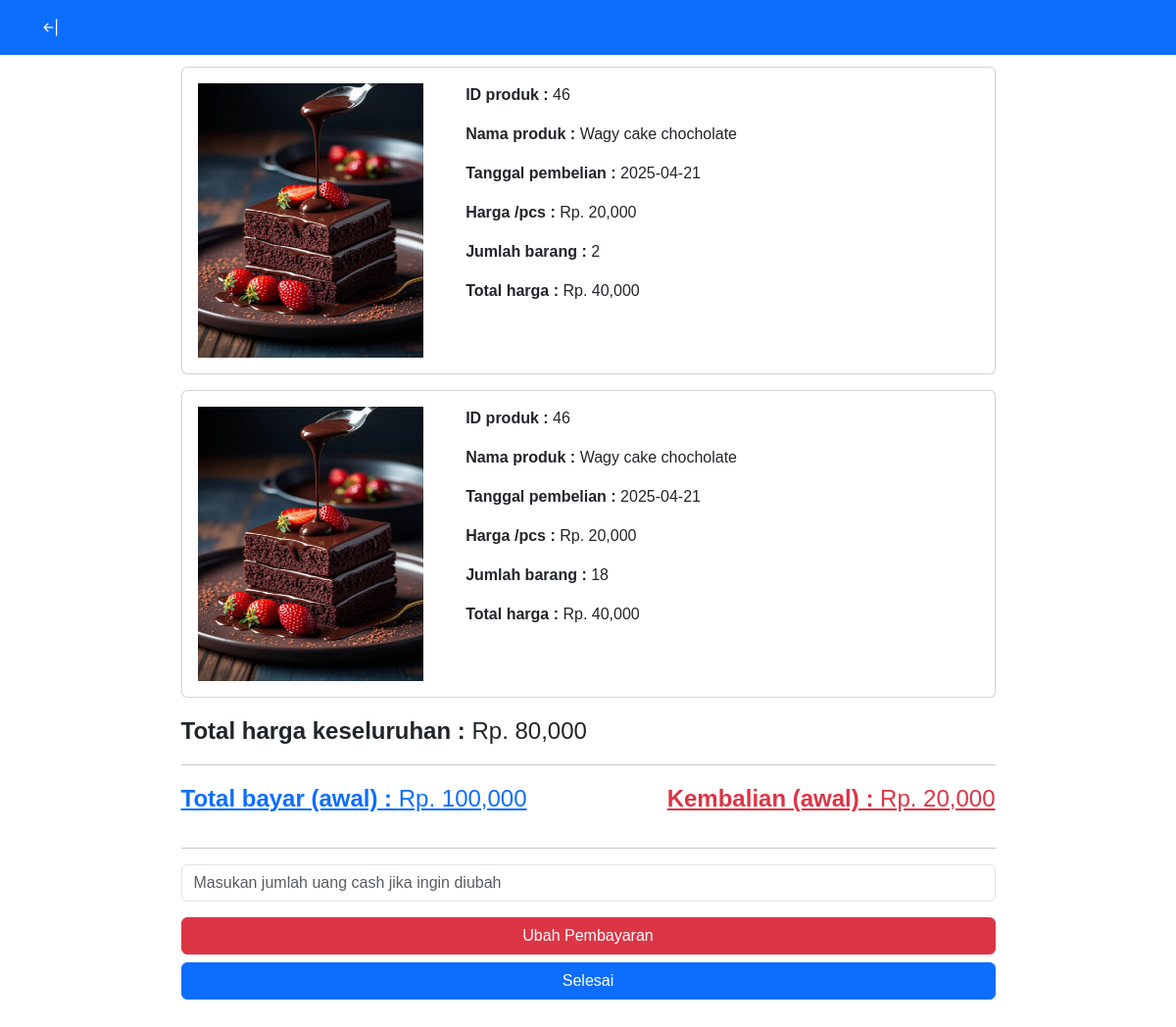
Page /transaksi/edit.php?id_transaksi=83 on the committed database.
### tables this page shows
CREATE TABLE `produk` (
  `id_produk` int(11) NOT NULL,
  `nama_produk` varchar(255) NOT NULL,
  `harga` int(100) NOT NULL,
  `stok` int(11) NOT NULL,
  `terakhir_direstok` date NOT NULL,
  `barang_terjual` int(11) NOT NULL,
  `deskripsi` text NOT NULL,
  `foto` varchar(255) NOT NULL
);

CREATE TABLE `transaksi` (
  `id_transaksi` int(11) NOT NULL,
  `id_produk` int(11) NOT NULL,
  `nama_produk` varchar(255) NOT NULL,
  `hargaPCS` int(100) NOT NULL,
  `jumlah` int(11) NOT NULL,
  `total` int(100) NOT NULL,
  `total_kes` int(11) NOT NULL,
  `tanggal` date NOT NULL,
  `bayar` int(100) NOT NULL,
  `kembalian` int(100) NOT NULL
);

CREATE TABLE `barang` (
  `id_barang` int(11) NOT NULL,
  `id_transaksi` int(11) NOT NULL,
  `id_produk` int(11) NOT NULL,
  `nama_produk` varchar(255) NOT NULL,
  `jumlah` int(11) NOT NULL,
  `hargaPCS` int(11) NOT NULL,
  `total` int(11) NOT NULL,
  `tanggal` date NOT NULL
);

### transaksi/edit.php (the view, shortened to what this page needs)
<?php
include "../koneksi.php";
include "header.php";
if(isset($_GET['id_transaksi'])) {
    $id_transaksi = $_GET['id_transaksi'];
    $query = mysqli_query($conn, "SELECT * FROM transaksi WHERE id_transaksi = '$id_transaksi'");
    $data = mysqli_fetch_array($query);
    $id_produk = $data['id_produk'];
}
?>
<div class="container mt-5 mb-5">
    <div class="row justify-content-center">
            <div class="col-9">
                <?php
                $ambil = mysqli_query($conn, "SELECT * FROM produk WHERE id_produk='$id_produk'");
                $tangkap = mysqli_fetch_array($ambil);
                ?>
                <div class="barang card p-3 mb-3">
                <div class="row">
                <div class="col-md-4">
                    <img src="../assets/produk/<?php echo $tangkap['foto'] ?>" alt="" style="height:280px; width:230px;">
                </div>
                    <div class="col-md-8">
                <p><b>ID produk : </b><?php echo $data['id_produk'] ?></p>
                <p><b>Nama produk : </b><?php echo $data['nama_produk'] ?></p>
                <p><b>Tanggal pembelian : </b><?php echo $data['tanggal'] ?></p>
                <p><b>Harga /pcs : </b>Rp. <?php echo number_format($data['hargaPCS']) ?></p>
                <p><b>Jumlah barang : </b><?php echo $data['jumlah']?></p>
                <p><b>Total harga : </b>Rp. <?php echo number_format($data['total']) ?></p>
                </div>
                </div>
                </div>
                <?php
                $q = mysqli_query($conn, "SELECT * FROM barang WHERE id_transaksi='$id_transaksi'");
                while($d = mysqli_fetch_array($q)) {
                    $f = mysqli_query($conn, "SELECT * FROM produk WHERE id_produk='$d[id_produk]'");
                    $ft = mysqli_fetch_array($f);
                ?>
                <div class="barang card p-3 mb-3">
                <div class="row">
                <div class="col-md-4">
                    <img src="../assets/produk/<?php echo $ft['foto'] ?>" alt="" style="height:280px; width:230px;">
                </div>
                    <div class="col-md-8">
                <p><b>ID produk : </b><?php echo $d['id_produk'] ?></p>
                <p><b>Nama produk : </b><?php echo $d['nama_produk'] ?></p>
                <p><b>Tanggal pembelian : </b><?php echo $d['tanggal'] ?></p>
                <p><b>Harga /pcs : </b>Rp. <?php echo number_format($d['hargaPCS']) ?></p>
                <p><b>Jumlah barang : </b><?php echo $d['jumlah']?></p>
                <p><b>Total harga : </b>Rp. <?php echo number_format($d['total']) ?></p>
                </div>
                </div>
                </div>
                <?php } ?>
                <p class="fs-4"><b>Total harga keseluruhan : </b>
                        <?php
                        $total_harga1 = mysqli_query($conn, "SELECT SUM(total) AS total_harga1 FROM transaksi WHERE id_transaksi='$data[id_transaksi]'");
                        $final1 = mysqli_fetch_array($total_harga1);
                        $total_harga2 = mysqli_query($conn, "SELECT SUM(total) AS total_harga2 FROM barang WHERE id_transaksi='$data[id_transaksi]'");
                        $final2 = mysqli_fetch_array($total_harga2);
                        $total_harga_kes = $final1['total_harga1'] + $final2['total_harga2'];
                        ?> Rp. <?php echo number_format($total_harga_kes) ?>
                    </p>
                    <hr>
                <p class="text-primary fs-4 float-start" style="text-decoration:underline;"><b>Total bayar (awal) : </b>Rp. <?php echo number_format($data['bayar']) ?></p>
                <p class="text-danger fs-4 float-end" style="text-decoration:underline;"><b>Kembalian (awal) : </b>Rp. <?php echo number_format($data['kembalian']) ?></p>
                <hr>
                            <form action="edit_proses.php" method="POST">
                            <p><input type="text" name="bayar" placeholder="Masukan jumlah uang cash jika ingin diubah" class="form-control outline-primary" required></p>
                            <div class="d-grid gap-2 mt-1">
                            <input type="submit" name="submit" class="btn btn-danger" value="Ubah Pembayaran">
                            <a href="index.php" class="btn btn-primary">Selesai</a>
                            </form>
                    </div>
            </div>
    </div>

### assets/style/style_n.css (style rules this page uses)
body { font-family: "Patrick Hand", cursive; }
.card { cursor: pointer; }

### transaksi/header.php (style rules this page uses)
body { padding: 20px; font-family: arial; }

### rows in the picture
produk: foto (picture)
transaksi: id_produk "46", nama_produk "Wagy cake chocholate", tanggal "2025-04-21", hargaPCS "20,000", jumlah "2", total "40,000", bayar "100,000", kembalian "20,000"
barang: id_produk.foto (picture), id_produk "46", nama_produk "Wagy cake chocholate", tanggal "2025-04-21", hargaPCS "20,000", jumlah "18", total "40,000"

### other values in the picture
$total_harga_kes "80,000"
